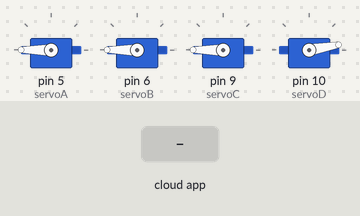
A sketch run on a simulated Arduino Uno, built with avr-gcc and run on an emulated ATmega328P. Shown: 4 × servo. The test bench sets the inputs (shaded band). The RemoteXY app is connected.

Above: at 1.2 s.
1.3 s: the phone or cloud app sets B to 25
At 1.6 s:
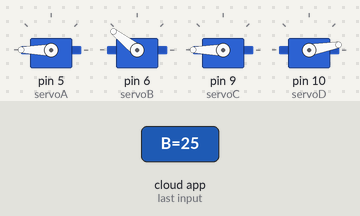
2.8 s: the phone or cloud app sets C to 25
At 3.9 s:
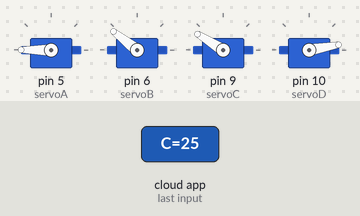
4.3 s: the phone or cloud app sets D to 25
At 5.0 s:
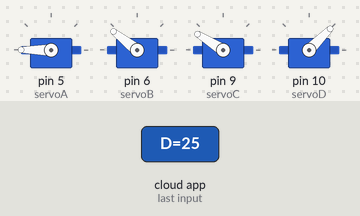
5.8 s: the phone or cloud app sets A to 25
At 6.1 s:
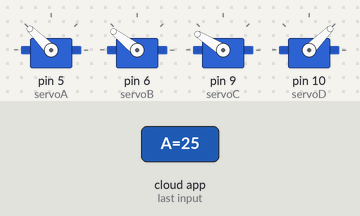
7.3 s: the phone or cloud app sets B to 0
At 8.5 s:
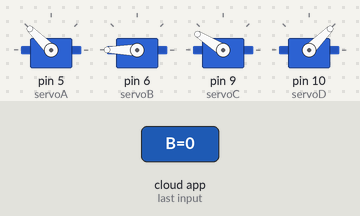
8.8 s: the phone or cloud app sets C to 0
At 9.6 s:
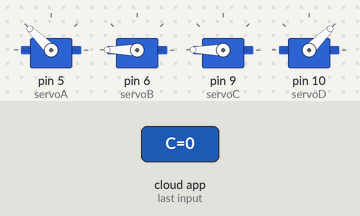
Timing chart, 0 to 11.3 s (numbered marks = the images above; inputs shaded):
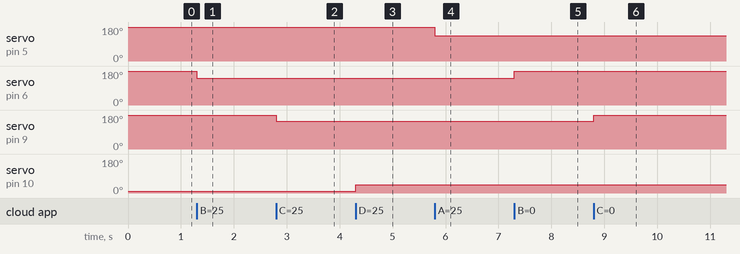

The sketch:

project.ino
```cpp
#define REMOTEXY_MODE__SOFTSERIAL
#include <SoftwareSerial.h>
#include <Servo.h>

Servo servoA, servoB, servoC, servoD;

#include <RemoteXY.h>

#define REMOTEXY_SERIAL_RX 2
#define REMOTEXY_SERIAL_TX 3
#define REMOTEXY_SERIAL_SPEED 9600

#pragma pack(push, 1)
uint8_t RemoteXY_CONF[] =   // 28 bytes
  { 255,4,0,0,0,35,0,16,31,0,4,0,57,9,6,47,2,26,4,0,
  71,9,6,47,2,26,4,0,85,9,6,47,2,26,4,128,9,39,38,5,
  2,26 };

struct {
  int8_t B; // =0..100 slider position
  int8_t C; // =0..100 slider position
  int8_t D; // =0..100 slider position
  int8_t A; // =0..100 slider position

  uint8_t connect_flag;  // =1 if wire connected, else =0
} RemoteXY;
#pragma pack(pop)

void setup() {
  RemoteXY_Init ();
  Serial.begin(9600);

  servoA.attach(5);
  servoB.attach(6);
  servoC.attach(9);
  servoD.attach(10);
}

void loop() {
  RemoteXY_Handler ();

  servoA.write(map(RemoteXY.A, 100, 0, 0, 180));
  servoB.write(map(RemoteXY.B, 100, 0, 30, 180));
  servoC.write(map(RemoteXY.C, 0, 100, 180, 50));
  servoD.write(map(RemoteXY.D, 0, 100, 10, 150));
}
```

Measured:
- after the input at 1.3 s, servo on pin 6 (servoB): 180° → 142° at once
- after the input at 2.8 s, servo on pin 9 (servoC): 180° → 148° at once
- after the input at 4.3 s, servo on pin 10 (servoD): 10° → 45° at once
- after the input at 5.8 s, servo on pin 5 (servoA): 180° → 135° at once
- after the input at 7.3 s, servo on pin 6 (servoB): 142° → 180° at once
- after the input at 8.8 s, servo on pin 9 (servoC): 148° → 180° at once
